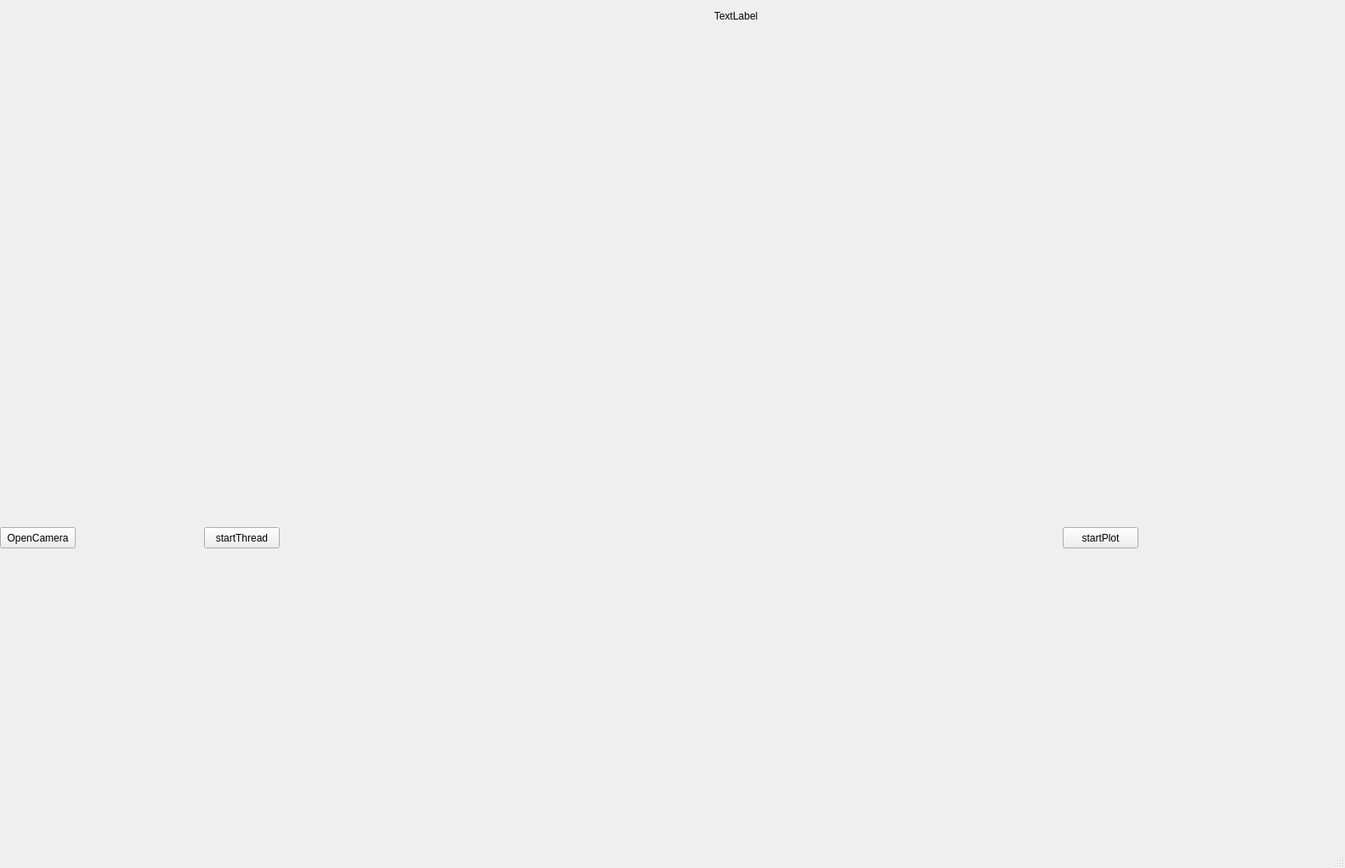
<?xml version="1.0" encoding="UTF-8"?>
<ui version="4.0">
 <class>MainWindow</class>
 <widget class="QMainWindow" name="MainWindow">
  <property name="geometry">
   <rect>
    <x>0</x>
    <y>0</y>
    <width>1582</width>
    <height>1021</height>
   </rect>
  </property>
  <property name="windowTitle">
   <string>MainWindow</string>
  </property>
  <widget class="QWidget" name="centralwidget">
   <widget class="QPushButton" name="openCamera">
    <property name="geometry">
     <rect>
      <x>0</x>
      <y>620</y>
      <width>89</width>
      <height>25</height>
     </rect>
    </property>
    <property name="text">
     <string>OpenCamera</string>
    </property>
   </widget>
   <widget class="QLabel" name="imgLabel">
    <property name="geometry">
     <rect>
      <x>0</x>
      <y>0</y>
      <width>801</width>
      <height>591</height>
     </rect>
    </property>
    <property name="autoFillBackground">
     <bool>true</bool>
    </property>
    <property name="text">
     <string/>
    </property>
   </widget>
   <widget class="QPushButton" name="startThread">
    <property name="geometry">
     <rect>
      <x>240</x>
      <y>620</y>
      <width>89</width>
      <height>25</height>
     </rect>
    </property>
    <property name="text">
     <string>startThread</string>
    </property>
   </widget>
   <widget class="QLabel" name="label">
    <property name="geometry">
     <rect>
      <x>840</x>
      <y>10</y>
      <width>67</width>
      <height>17</height>
     </rect>
    </property>
    <property name="text">
     <string>TextLabel</string>
    </property>
   </widget>
   <widget class="QCustomPlot" name="customPlot" native="true">
    <property name="geometry">
     <rect>
      <x>1100</x>
      <y>20</y>
      <width>411</width>
      <height>401</height>
     </rect>
    </property>
   </widget>
   <widget class="QPushButton" name="startPlot">
    <property name="geometry">
     <rect>
      <x>1250</x>
      <y>620</y>
      <width>89</width>
      <height>25</height>
     </rect>
    </property>
    <property name="text">
     <string>startPlot</string>
    </property>
   </widget>
  </widget>
  <widget class="QMenuBar" name="menubar">
   <property name="geometry">
    <rect>
     <x>0</x>
     <y>0</y>
     <width>1582</width>
     <height>22</height>
    </rect>
   </property>
  </widget>
  <widget class="QStatusBar" name="statusbar"/>
 </widget>
 <customwidgets>
  <customwidget>
   <class>QCustomPlot</class>
   <extends>QWidget</extends>
   <header>../include/qcustomplot.h</header>
   <container>1</container>
  </customwidget>
 </customwidgets>
 <resources/>
 <connections/>
 <slots>
  <slot>on_opencamera_clicked()</slot>
 </slots>
</ui>
